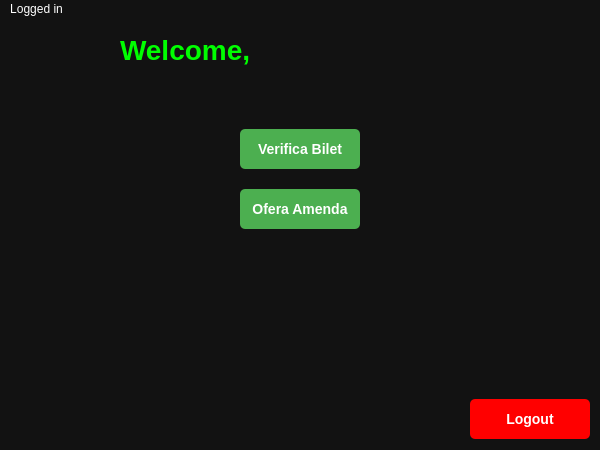
<?xml version="1.0" encoding="UTF-8"?>
<ui version="4.0">
 <class>ControlorPage</class>
 <widget class="QMainWindow" name="ControlorPage">
  <property name="geometry">
   <rect>
    <x>0</x>
    <y>0</y>
    <width>600</width>
    <height>450</height>
   </rect>
  </property>
  <property name="font">
   <font>
    <family>Arial</family>
    <pointsize>12</pointsize>
    <bold>true</bold>
    <underline>false</underline>
   </font>
  </property>
  <property name="windowTitle">
   <string>MainWindow</string>
  </property>
  <property name="styleSheet">
   <string notr="true">background-color: #121212; color: white;</string>
  </property>
  <widget class="QWidget" name="centralwidget">
   <widget class="QLabel" name="welcomeLabel">
    <property name="geometry">
     <rect>
      <x>120</x>
      <y>10</y>
      <width>361</width>
      <height>41</height>
     </rect>
    </property>
    <property name="font">
     <font>
      <family>Arial</family>
      <pointsize>-1</pointsize>
      <bold>true</bold>
     </font>
    </property>
    <property name="styleSheet">
     <string notr="true">color: #00FF00; font-size: 28px; font-weight: bold; text-shadow: 2px 2px 10px #00FF00;</string>
    </property>
    <property name="text">
     <string>Welcome, &lt;username&gt;</string>
    </property>
   </widget>
   <widget class="QPushButton" name="verificaBiletButton">
    <property name="geometry">
     <rect>
      <x>240</x>
      <y>110</y>
      <width>120</width>
      <height>40</height>
     </rect>
    </property>
    <property name="sizePolicy">
     <sizepolicy hsizetype="Expanding" vsizetype="Fixed">
      <horstretch>1</horstretch>
      <verstretch>0</verstretch>
     </sizepolicy>
    </property>
    <property name="styleSheet">
     <string notr="true">background-color: #4CAF50; color: white; border-radius: 5px; font-weight: bold; padding: 10px; text-align: center; font-size: 14px; transition: background-color 0.3s ease;</string>
    </property>
    <property name="text">
     <string>Verifica Bilet</string>
    </property>
   </widget>
   <widget class="QPushButton" name="oferaAmendaButton">
    <property name="geometry">
     <rect>
      <x>240</x>
      <y>170</y>
      <width>120</width>
      <height>40</height>
     </rect>
    </property>
    <property name="sizePolicy">
     <sizepolicy hsizetype="Expanding" vsizetype="Fixed">
      <horstretch>1</horstretch>
      <verstretch>0</verstretch>
     </sizepolicy>
    </property>
    <property name="styleSheet">
     <string notr="true">background-color: #4CAF50; color: white; border-radius: 5px; font-weight: bold; padding: 10px; text-align: center; font-size: 14px; transition: background-color 0.3s ease;</string>
    </property>
    <property name="text">
     <string>Ofera Amenda</string>
    </property>
   </widget>
   <widget class="QPushButton" name="logoutButton">
    <property name="geometry">
     <rect>
      <x>470</x>
      <y>380</y>
      <width>120</width>
      <height>40</height>
     </rect>
    </property>
    <property name="sizePolicy">
     <sizepolicy hsizetype="Expanding" vsizetype="Fixed">
      <horstretch>1</horstretch>
      <verstretch>0</verstretch>
     </sizepolicy>
    </property>
    <property name="styleSheet">
     <string notr="true">background-color: #FF0000; color: white; border-radius: 5px; font-weight: bold; padding: 10px; text-align: center; font-size: 14px; transition: background-color 0.3s ease;</string>
    </property>
    <property name="text">
     <string>Logout</string>
    </property>
   </widget>
  </widget>
  <widget class="QMenuBar" name="menubar">
   <property name="geometry">
    <rect>
     <x>0</x>
     <y>0</y>
     <width>600</width>
     <height>21</height>
    </rect>
   </property>
   <widget class="QMenu" name="menuLogged_in">
    <property name="font">
     <font>
      <bold>false</bold>
     </font>
    </property>
    <property name="title">
     <string>Logged in</string>
    </property>
   </widget>
   <addaction name="menuLogged_in"/>
  </widget>
 </widget>
 <resources/>
 <connections/>
</ui>
